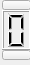
          <widget class="QFrame" name="verticalFrame_11">
           <property name="sizePolicy">
            <sizepolicy hsizetype="Preferred" vsizetype="Preferred">
             <horstretch>0</horstretch>
             <verstretch>0</verstretch>
            </sizepolicy>
           </property>
           <property name="minimumSize">
            <size>
             <width>30</width>
             <height>65</height>
            </size>
           </property>
           <property name="maximumSize">
            <size>
             <width>30</width>
             <height>65</height>
            </size>
           </property>
           <property name="frameShape">
            <enum>QFrame::NoFrame</enum>
           </property>
           <widget class="QPushButton" name="nixie1gUp">
            <property name="geometry">
             <rect>
              <x>2</x>
              <y>0</y>
              <width>29</width>
              <height>10</height>
             </rect>
            </property>
            <property name="sizePolicy">
             <sizepolicy hsizetype="Preferred" vsizetype="Preferred">
              <horstretch>0</horstretch>
              <verstretch>0</verstretch>
             </sizepolicy>
            </property>
            <property name="minimumSize">
             <size>
              <width>29</width>
              <height>0</height>
             </size>
            </property>
            <property name="maximumSize">
             <size>
              <width>16777215</width>
              <height>10</height>
             </size>
            </property>
            <property name="cursor">
             <cursorShape>SizeVerCursor</cursorShape>
            </property>
            <property name="autoFillBackground">
             <bool>false</bool>
            </property>
            <property name="text">
             <string/>
            </property>
            <property name="autoRepeat">
             <bool>true</bool>
            </property>
            <property name="flat">
             <bool>false</bool>
            </property>
           </widget>
           <widget class="QPushButton" name="nixie1gDown">
            <property name="geometry">
             <rect>
              <x>2</x>
              <y>50</y>
              <width>29</width>
              <height>10</height>
             </rect>
            </property>
            <property name="sizePolicy">
             <sizepolicy hsizetype="Preferred" vsizetype="Preferred">
              <horstretch>0</horstretch>
              <verstretch>0</verstretch>
             </sizepolicy>
            </property>
            <property name="minimumSize">
             <size>
              <width>29</width>
              <height>0</height>
             </size>
            </property>
            <property name="maximumSize">
             <size>
              <width>16777215</width>
              <height>10</height>
             </size>
            </property>
            <property name="cursor">
             <cursorShape>SizeVerCursor</cursorShape>
            </property>
            <property name="autoFillBackground">
             <bool>false</bool>
            </property>
            <property name="text">
             <string/>
            </property>
            <property name="autoRepeat">
             <bool>true</bool>
            </property>
            <property name="flat">
             <bool>false</bool>
            </property>
           </widget>
           <widget class="QLCDNumber" name="nixie1g">
            <property name="enabled">
             <bool>true</bool>
            </property>
            <property name="geometry">
             <rect>
              <x>2</x>
              <y>10</y>
              <width>29</width>
              <height>40</height>
             </rect>
            </property>
            <property name="sizePolicy">
             <sizepolicy hsizetype="Preferred" vsizetype="Preferred">
              <horstretch>0</horstretch>
              <verstretch>0</verstretch>
             </sizepolicy>
            </property>
            <property name="minimumSize">
             <size>
              <width>29</width>
              <height>40</height>
             </size>
            </property>
            <property name="digitCount">
             <number>1</number>
            </property>
           </widget>
          </widget>
